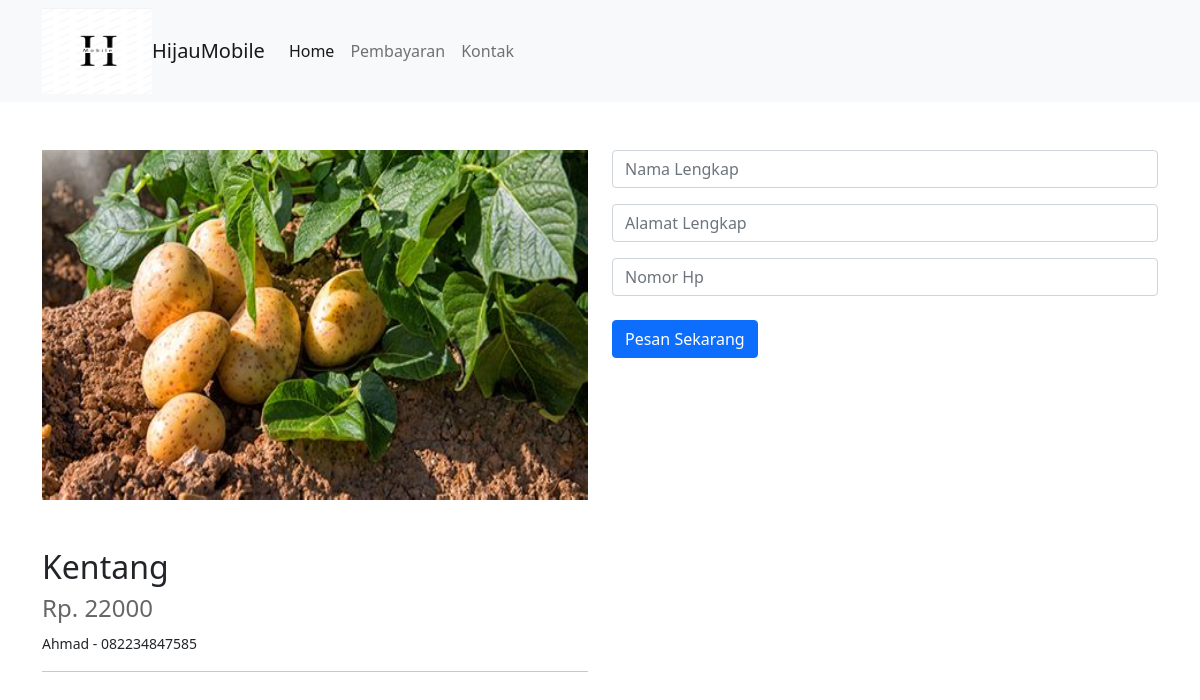
The page /pembayaran.php?id=19 on the database its author committed.
### tables this page shows
CREATE TABLE `barang` (
  `id` int(11) NOT NULL,
  `nama` varchar(100) NOT NULL,
  `harga` int(11) NOT NULL,
  `petani` varchar(100) NOT NULL,
  `kontak` varchar(15) NOT NULL,
  `gambar` text NOT NULL,
  `deskripsi` text NOT NULL
);

### pembayaran.php (the view, shortened to what this page needs)
<?php include("./template/_snippets/_header.php"); ?>
<?php include("./template/navbar.php"); ?>
<?php
include("./database/koneksi.php");
$id = strip_tags($_GET['id']);
$sql = mysqli_query($con, "SELECT * FROM barang WHERE id = $id")
?>
<div class="container mt-5">
    <div class="row">
        <div class="col-md-6">
            <?php while ($row = mysqli_fetch_object($sql)) { ?>
                <img style="width: 100%; height: 350px;" src="./images/<?= $row->gambar ?>" />
                <h2 class="mt-5"><?= $row->nama ?></h2>
                <h4 style="color: #666666;">Rp. <?= $row->harga ?></h4>
                <small><?= $row->petani ?> - <?= $row->kontak ?></small>
                <hr />
            <?php } ?>
        </div>
        <form class="col-md-6" id='form' method="POST" action="code/insert/pembayaran.php">
            <input type='text' id='input' name='nama' placeholder="Nama Lengkap" class="form-control" />
            <input type='text' id='input' name='alamat' placeholder="Alamat Lengkap" class="form-control mt-3" />
            <input type='text' id='input' name='kontak' placeholder="Nomor Hp" class="form-control mt-3" />
            <button type="submit" class="btn btn-primary mt-4">Pesan Sekarang</button>
        </form>
    </div>
</div>
<?php include("./template/_snippets/_footer.php"); ?>

### rows shown on the page
barang: gambar (picture), nama "Kentang", harga "22000", petani "Ahmad", kontak "082234847585"
